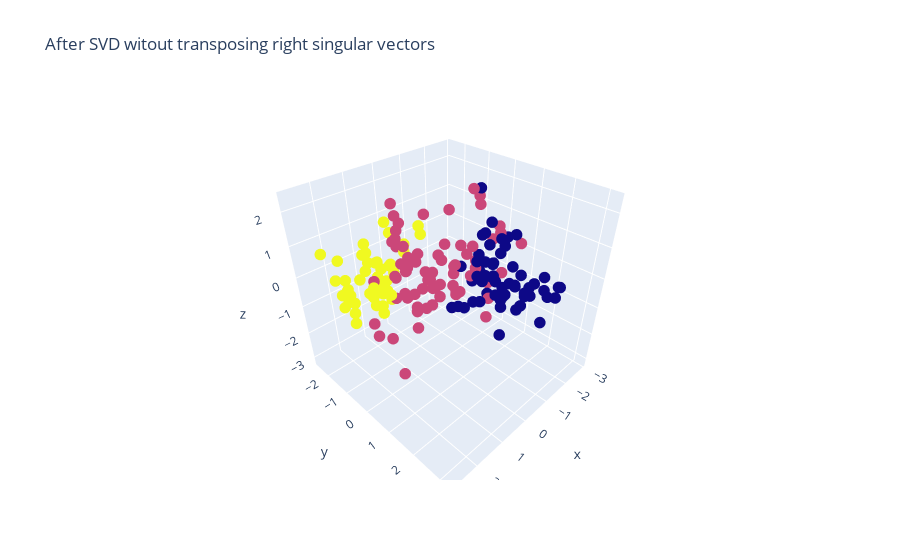

Notebook source saved alongside this figure:
### Code cell
data = go.Scatter3d(
    x=X_svd_T[:, 0],
    y=X_svd_T[:, 1],
    z=X_svd_T[:, 2],
    mode='markers',
    marker=dict(size=4, color=y)
)
layout = go.Layout(
    title='After SVD witout transposing right singular vectors'
)
fig = go.Figure(data=data, layout=layout)
fig.show()

### Figure 1 — Plotly figure (JSON) as saved in the notebook; plotly's stock layout.template omitted (floating-point values rounded to 4 significant figures; data arrays with more than 128 entries replaced by an {"elided": "..."} marker saying what was removed)
{"data": [{"marker": {"color": {"elided": "178 int values"}, "size": 4}, "mode": "markers", "type": "scatter3d", "x": {"elided": "178 float values"}, "y": {"elided": "178 float values"}, "z": {"elided": "178 float values"}}], "layout": {"title": {"text": "After SVD witout transposing right singular vectors"}}}
